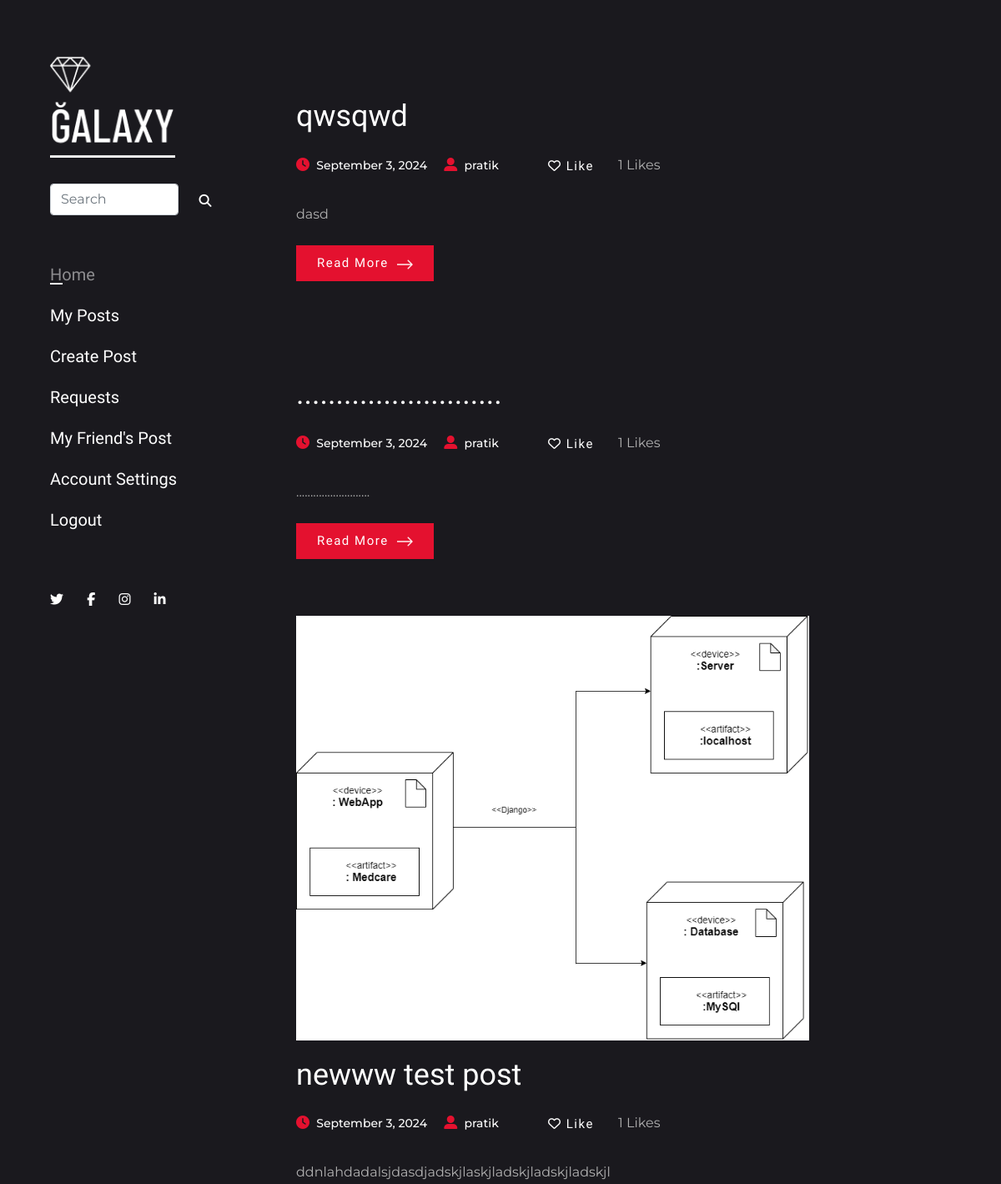
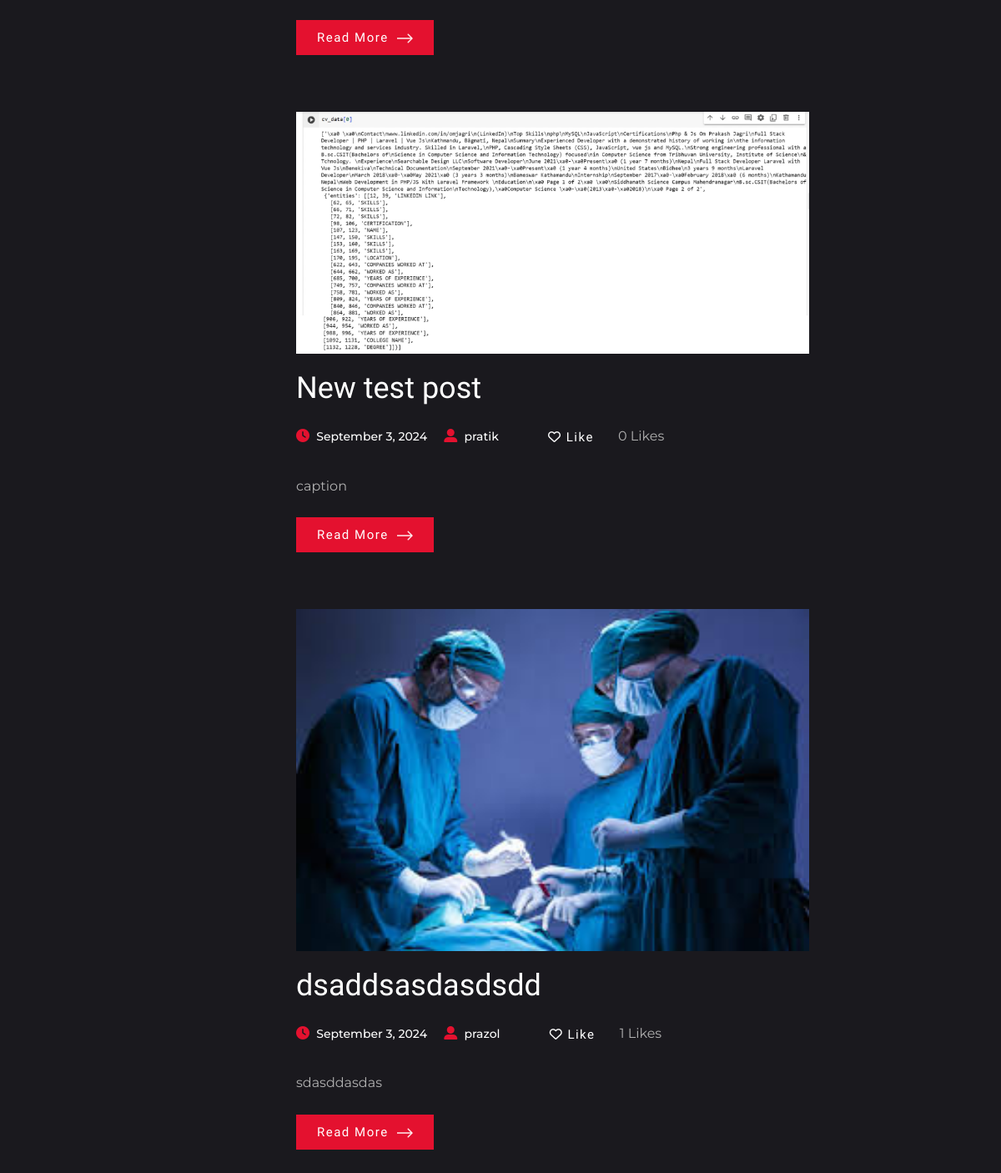
The app's page / (signed in) with its own data (2 pictures, top to bottom).
### post/models.py (models this page shows, shortened)
class Post(models.Model):
    id = models.UUIDField(primary_key=True , default=uuid.uuid4)
    user = models.ForeignKey(User , on_delete=models.CASCADE)
    image = models.ImageField(upload_to='post_images')
    title = models.CharField(max_length=100)
    caption = models.TextField()
    created_at = models.DateTimeField(default=datetime.utcnow )
    def total_likes(self):
        return self.likes.count()

### core/views.py (the view)
# urls.py: path('' , views.index , name='index'),
def index(request):
    all_posts = Post.objects.all().order_by('-created_at')
    paginator = Paginator(all_posts, 5)
    page_number = request.GET.get('page')
    page_obj = paginator.get_page(page_number)
    profile = None
    if request.user.is_authenticated:
        try:
            profile = Profile.objects.get(user=request.user)
        except Profile.DoesNotExist:
            profile = None
        for post in all_posts:
            post.is_liked = post.likes.filter(user=request.user).exists()
    else:
        for post in all_posts:
            post.is_liked = False
    if getattr(request, 'htmx', False):
        template_name = 'post/post_list.html'
    else:
        template_name = 'index.html'
    context = {
        'profile': profile,
        'all_posts': all_posts,
        'page_obj': page_obj
    }
    return render(request, template_name, context)

### templates/index.html (shortened to what this page needs)
{% extends 'base.html' %}
{% load static %}
{% block content %}
<body>
    <section class="d-flex">
        <aside>
            <div class="sidenav position-sticky d-flex flex-column justify-content-between">
                <a class="navbar-brand" href="{% url 'index' %}" class="logo">
                    <img src="{% static 'images/logo.png' %}" alt="">
                </a>
                <form class="d-flex" role="search" method="POST" action="{% url 'search' %}">
                    <input
                        class="form-control me-2"
                        type="search"
                        placeholder="Search"
                        name="search_query"
                        required
                        aria-label="Search"
                    >
                    <button class="btn btn-outline-success" type="submit"><i class="fa-solid fa-magnifying-glass"></i></button>
                </form>
                {% include 'navbar.html' %}
                <ul class="list-inline nml-2">
                    <li class="list-inline-item">
                        <a href="#!" class="text-white text-red-onHover pr-2">
                            <span class="fab fa-twitter"></span>
                        </a>
                    </li>
                    <li class="list-inline-item">
                        <a href="#!" class="text-white text-red-onHover p-2">
                            <span class="fab fa-facebook-f"></span>
                        </a>
                    </li>
                    <li class="list-inline-item">
                        <a href="#!" class="text-white text-red-onHover p-2">
                            <span class="fab fa-instagram"></span>
                        </a>
                    </li>
                    <li class="list-inline-item">
                        <a href="#!" class="text-white text-red-onHover p-2">
                            <span class="fab fa-linkedin-in"></span>
                        </a>
                    </li>
                </ul>
            </div>
        </aside>
        <div class="main-content" style="position: relative;">
            <div class="container pt-4 mt-5">
                <div class="row">
                    <div class="col-lg-9">
                        {% include 'post_list.html' with page_obj=page_obj %}
                    </div>
                </div>
            </div>
        </div>
    </section>
</body>
{% endblock content %}

### templates/post_list.html (shortened to what this page needs)
{% load static %}
    {% for post in page_obj %}
    {% if forloop.last %}
        <div
            hx-trigger="revealed"
            hx-get="{% url 'index' %}?page={{ page_obj.number|add:1 }}"
            hx-swap="afterend"
        >
    {% endif %}
    <div class="card post-item bg-transparent border-0 mb-5">
        <a href="{% url 'post-details' post.id %}">
            <img class="card-img-top rounded-0" src="{{post.image.url}}" alt="">
        </a>
        <div class="card-body px-0">
            <h2 class="card-title">
                <a class="text-white opacity-75-onHover" href="{% url 'post-details' post.id %}">{{ post.title }}</a>
            </h2>
            <ul class="post-meta mt-3">
                <li class="d-inline-block mr-3">
                    <span class="fas fa-clock text-primary"></span>
                    <a class="ml-1" href="#">{{ post.created_at|date:"F j, Y" }}</a>
                </li>
                <li class="d-inline-block">
                    <span class="fas fa-user-alt text-primary"></span>
                    <a class="ml-1" href="{% url 'profile' post.user.username %}" style="margin-right: 30px;">
                        {{ post.user.username }}
                    </a>
                    {% if user.is_authenticated %}
                    <button class="btn btn-outline-primary like-btn" data-post-id="{{ post.id }}">
                        {% if post.is_liked %}
                        <span class="fas fa-heart"></span> Unlike
                        {% else %}
                        <span class="fa-regular fa-heart"></span> Like
                        {% endif %}
                    </button>
                    {% endif %}
                    <span id="likes-count-{{ post.id }}">{{ post.total_likes }} Likes</span>
                </li>
            </ul>
            <p class="card-text my-4">{{ post.caption }}</p>
            <a href="{% url 'post-details' post.id %}" class="btn btn-primary">
                Read More <img src="{% static 'images/arrow-right.png' %}" alt="">
            </a>
        </div>
    </div>
    {% endfor %}

### static/css/style.css (style rules this page uses)
body { color: #B0B0B0; background-color: #1A191E; font-family: "Montserrat", sans-serif; font-size: 16px; line-height: 1.65; overflow-y: hidden; }
body.loaded { overflow-y: scroll; }
.main-content { width: calc(100% - 340px); }
.btn { font-size: 15px; padding: 10px 25px; letter-spacing: 0.1em; color: #ffffff; font-family: "Barlow Condensed", sans-serif; border-radius: 0; border: 0; }
.btn img { margin-left: 5px; width: 19px; position: relative; }
.btn-primary { background-color: #E4112F; }
.opacity-0, .opacity-0-onHover, .opacity-25, .opacity-25-onHover, .opacity-50, .opacity-50-onHover, .opacity-75, .opacity-75-onHover, .opacity-1, .opacity-1-onHover { transition: all 0.3s; }
.text-primary, .text-primary-onHover:hover { color: #E4112F !important; }
h1, .h1, h2, .h2, h3, .h3, h4 { font-family: "Barlow Condensed", sans-serif; }
h2, .h2 { font-size: 36px; }
.h4, h5, .h5, h6, .h6, p { font-family: "Montserrat", sans-serif; }
h1, .h1, h2, .h2, h3, .h3, h4, .h4, h5, .h5, h6, .h6, p { margin: 0; }
a { text-decoration: none; display: inline-block; transition: all 0.3s; }
ul, li { padding: 0; margin: 0; }
.sidenav { top: 0; width: 340px; min-height: 100vh; padding: 60px; transition: 0.3s ease; }
.sidenav .navbar-brand img { max-width: 150px; }
.post-item .card-img-top { transition: 0.3s; }
.post-meta li a { color: #ffffff; font-weight: 500; font-size: 14px; }

### records on screen
Post: title "qwsqwd", created_at "September 3, 2024", user.username "pratik", total_likes "1", caption "dasd"
Post: title "..........................", created_at "September 3, 2024", user.username "pratik", total_likes "1", caption ".........................."
Post: image (picture), title "newww test post", created_at "September 3, 2024", user.username "pratik", total_likes "1", caption "ddnlahdadalsjdasdjadskjlaskjladskjladskjladskjl"
Post: image (picture), title "New test post", created_at "September 3, 2024", user.username "pratik", total_likes "0", caption "caption"
Post: image (picture), title "dsaddsasdasdsdd", created_at "September 3, 2024", user.username "prazol", total_likes "1", caption "sdasddasdas"
